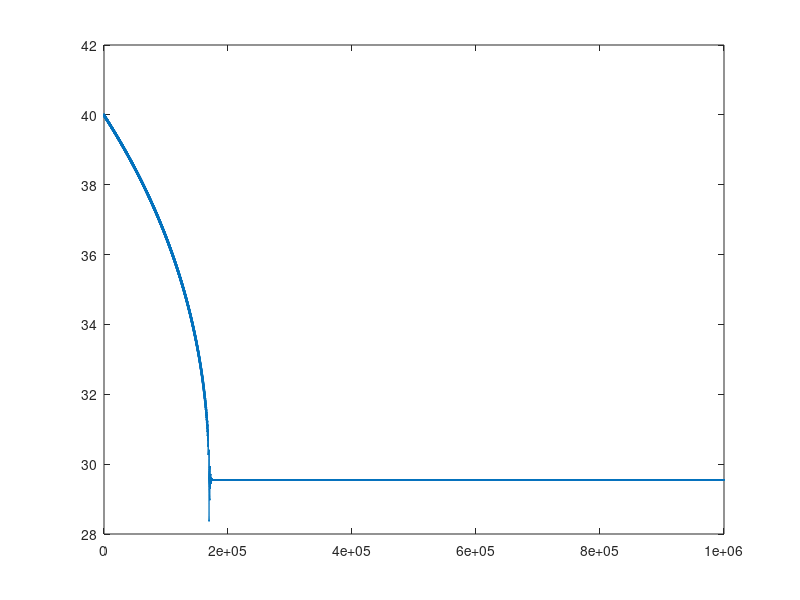

Here is the MATLAB script that generated this plot:
% complex adaptive Hopf

clear all
niter = 1000000;
dt = 0.01;
mu = 1;
eps = 0.9;
omgos = 40;
omgip = 30;
x = 1;
y = 0;
amp_max = 1;

omgosarr = zeros(1,niter);
xarr = zeros(1,niter);
yarr = zeros(1,niter);
t = (0:1:niter-1)*dt;
inp_arr = amp_max*sin(omgip*t);

for k = 1:niter
    k
    xarr(k) = x;
    yarr(k) = y;
    omgosarr(k) = omgos;
    dx =dt*((mu - (x^2+y^2))*x - omgos*y + eps*inp_arr(k));
    dy =dt*((mu - (x^2+y^2))*y + omgos*x);
    domg = dt*((-1)*eps*inp_arr(k)*y/sqrt(x^2+y^2));   
    x = x + dx;
    y = y + dy;
    omgos = omgos + domg;
    
end

plot(omgosarr)